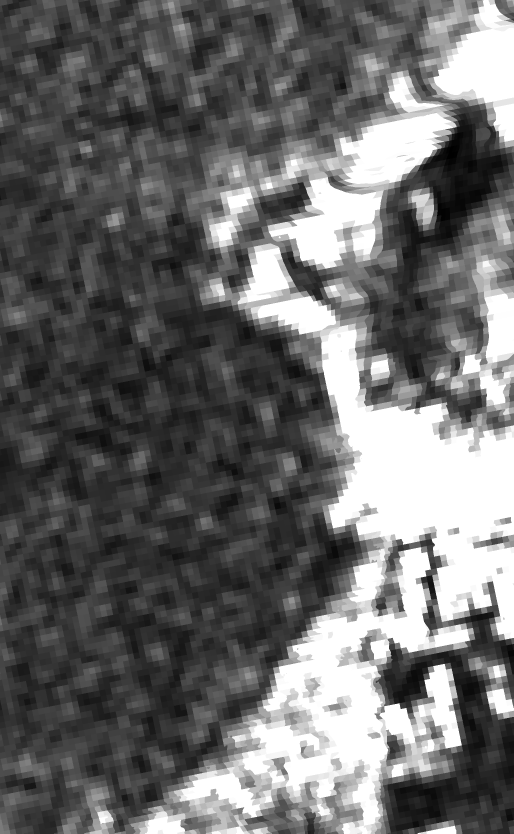
#> input picture CV_GuideThree/raw/2016-06-14-00_00_2016-06-14-23_59_Sentinel-1_EW_VV_VV_-_linear_gamma0.tiff, 1541 x 2500 px (shown at 1/3 size); its folder holds only this picture in this run
$ jupyter execute exercise_one.ipynb
#> lines starting #> are read from the running program, lines starting #| are printed output that depends on the picture; long printed decimals are rounded
[cell 1]
import glob
import os

import cv2
import matplotlib.pyplot as plt
import numpy as np
from scipy.ndimage import uniform_filter

[cell 2]
DRIVE_URL = '/content/drive/MyDrive/radar_base_general_aleman_ramirez'
LOCAL_PATH = os.getcwd()

[cell 3]
def detect_environment():
    try:
        ipython_env = str(get_ipython())

        if 'google.colab' in ipython_env:
            return "Google Colab"
        elif 'zmqshell' in ipython_env:
            return "Jupyter Notebook Local"
        else:
            return "Terminal interactiva de Python"
    except NameError:
        return "Script de Python estándar (.py)"


print(f"Entorno detectado: {detect_environment()}")

[cell 4]
if detect_environment() != "Google Colab":
    BASE = LOCAL_PATH
else:
    BASE = DRIVE_URL
    from google.colab import drive

    drive.mount('/content/drive')

[cell 5]
RAW = os.path.join(BASE, "raw")
SCALED = os.path.join(BASE, "scaled")

os.makedirs(RAW, exist_ok=True)
os.makedirs(SCALED, exist_ok=True)

print("Carpetas listas:")
print("RAW:", RAW)
print("SCALED:", SCALED)

[cell 6]
files = sorted(glob.glob(os.path.join(RAW, "*.tif"))) + sorted(glob.glob(os.path.join(RAW, "*.tiff")))

print("Cantidad de imágenes encontradas:", len(files))
for i, a in enumerate(files, start=1):
    print(f"{i}. {os.path.basename(a)}")

[cell 7]
file_test = files[0]
img = cv2.imread(file_test, cv2.IMREAD_UNCHANGED)
#> img is the input picture: shape (2500, 1541, 3) uint16; min 2868, max 65535, mean 29276.3

print("Archivo:", os.path.basename(file_test))
print("Shape:", img.shape)
#| Shape: (2500, 1541, 3)
print("Tipo:", img.dtype)
#| Tipo: uint16
print("Máximo:", np.max(img))
#| Máximo: 65535
print("Promedio:", np.mean(img))
#| Promedio: 29276.262
print("Mínimo:", np.min(img))
#| Mínimo: 2868

[cell 8]
if len(img.shape) == 3:
    img_gray = img[:, :, 0]
else:
    img_gray = img.copy()

print("Shape original:", img.shape)
#| Shape original: (2500, 1541, 3)
print("Shape en una sola banda:", img_gray.shape)
#| Shape en una sola banda: (2500, 1541)
print("Tipo:", img_gray.dtype)
#| Tipo: uint16
print("Máximo:", np.max(img_gray))
#| Máximo: 65535
print("Promedio:", np.mean(img_gray))
#| Promedio: 29276.262
print("Mínimo:", np.min(img_gray))
#| Mínimo: 2868

[cell 9]
plt.figure(figsize=(8, 8))
plt.imshow(img_gray, cmap="gray")
plt.title("Imagen")
plt.axis("off")
plt.show()

[cell 10]
def rescalar_imagen_sar(img_gray):
    """
    Reescala una imagen SAR siguiendo la lógica del repositorio:
    - convierte a float
    - calcula mean * 3 como escala de visualización
    - limita valores altos
    - normaliza a 0-255
    - devuelve uint8
    """
    img2 = img_gray.astype(np.float32)

    escala_display = np.mean(img2) * 3.0
#> escala_display = 87828.8
    minimo = np.min(img2)
#> minimo = 2868

    img2[img2 > escala_display] = escala_display
    img2[img2 < minimo] = 0

    img3 = 255.0 * (img2 / escala_display)
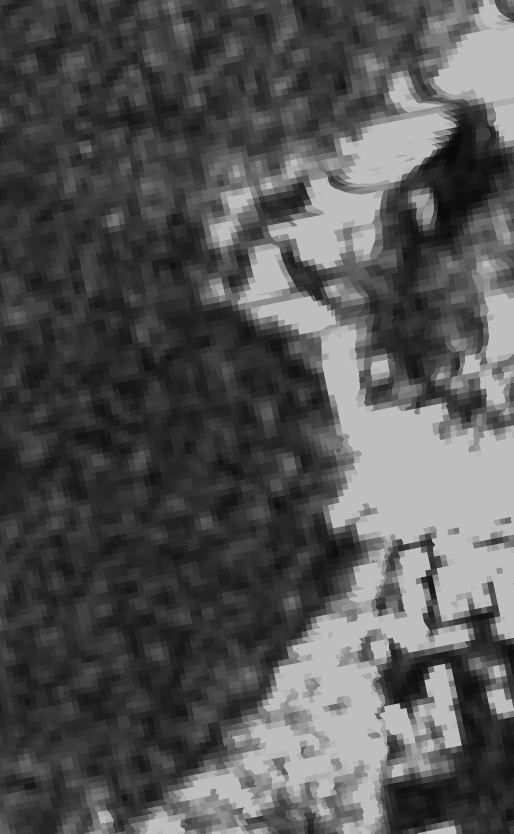
#> img3: shape (2500, 1541) float32 (shown at 1/3 size); min 8.33, max 190.3, mean 85
    img4 = img3.astype(np.uint8)

    return img4, escala_display

[cell 11]
img_scaled, escala_display = rescalar_imagen_sar(img_gray)
#> escala_display = 87828.8

print("Escala de visualización:", escala_display)
#| Escala de visualización: 87828.809
print("Shape reescalada:", img_scaled.shape)
#| Shape reescalada: (2500, 1541)
print("Tipo reescalada:", img_scaled.dtype)
#| Tipo reescalada: uint8
print("Máximo reescalada:", np.max(img_scaled))
#| Máximo reescalada: 190
print("Promedio reescalada:", np.mean(img_scaled))
#| Promedio reescalada: 84.533
print("Mínimo reescalada:", np.min(img_scaled))
#| Mínimo reescalada: 8

[cell 12]
plt.figure(figsize=(14, 6))

plt.subplot(1, 2, 1)
plt.imshow(img_gray, cmap="gray")
plt.title("Original")
plt.axis("off")

plt.subplot(1, 2, 2)
plt.imshow(img_scaled, cmap="gray")
plt.title("Reescalada")
plt.axis("off")

plt.show()
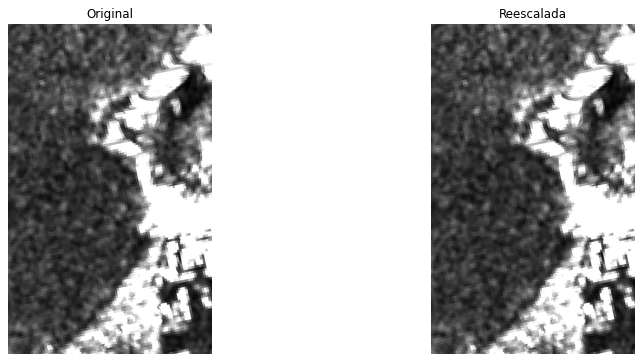
#> figure drawn by matplotlib, 2 panels

[cell 13]
nombre = os.path.basename(file_test)
base_nombre = os.path.splitext(nombre)[0]
ruta_salida = os.path.join(SCALED, base_nombre + "_scaled.tiff")

cv2.imwrite(ruta_salida, img_scaled)
print("Imagen guardada en:", ruta_salida)

[cell 14]
def cargar_una_banda(path):
    img = cv2.imread(path, cv2.IMREAD_UNCHANGED)
    if img is None:
        raise ValueError(f"No se pudo leer: {path}")

    if len(img.shape) == 3:
        img = img[:, :, 0]

    return img


for path in files:
    img_gray = cargar_una_banda(path)
    img_scaled, _ = rescalar_imagen_sar(img_gray)

    nombre = os.path.basename(path)
    base_nombre = os.path.splitext(nombre)[0]
    salida = os.path.join(SCALED, base_nombre + "_scaled.tiff")

    cv2.imwrite(salida, img_scaled)
    print("Guardada:", salida)

[cell 15]
scaled_files = sorted(glob.glob(os.path.join(SCALED, "*_scaled.tiff")))

print("Cantidad de imágenes reescaladas:", len(scaled_files))
for a in scaled_files:
    print(os.path.basename(a))
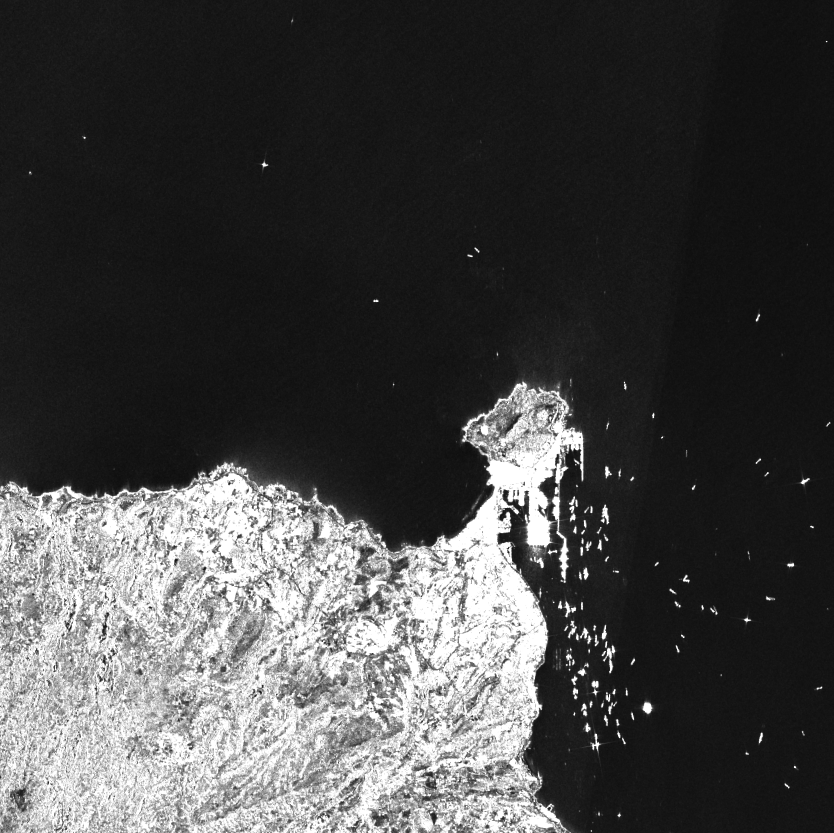
#> input picture CV_GuideThree/scaled/2025-08-01-00_00_2025-08-01-23_59_Sentinel-1_IW_VV_-_linear_gamma0_scaled.tiff, 2500 x 2499 px (shown at 1/3 size)
#> further down, img_scaled is the input picture: shape (2499, 2500); min 0, max 255, mean 69.8
#| Shape: (2499, 2500)
#| Tipo: uint8
#| Max: 255
#| Mean: 69.840
#| Min: 0

[cell 16]
FILTERED = os.path.join(BASE, "filtered")
os.makedirs(FILTERED, exist_ok=True)

print("Carpeta de filtradas:", FILTERED)

[cell 17]
def lee_filter(img, size=7):
    """
    Filtro Lee para reducir speckle en imágenes SAR.
    img: imagen 2D en escala de grises
    size: tamaño de ventana local
    """
#> called with size = 7
    img = img.astype(np.float32)
#> img: shape (2499, 2500) float32

    media_local = uniform_filter(img, size=size)
    media_cuadrado_local = uniform_filter(img ** 2, size=size)
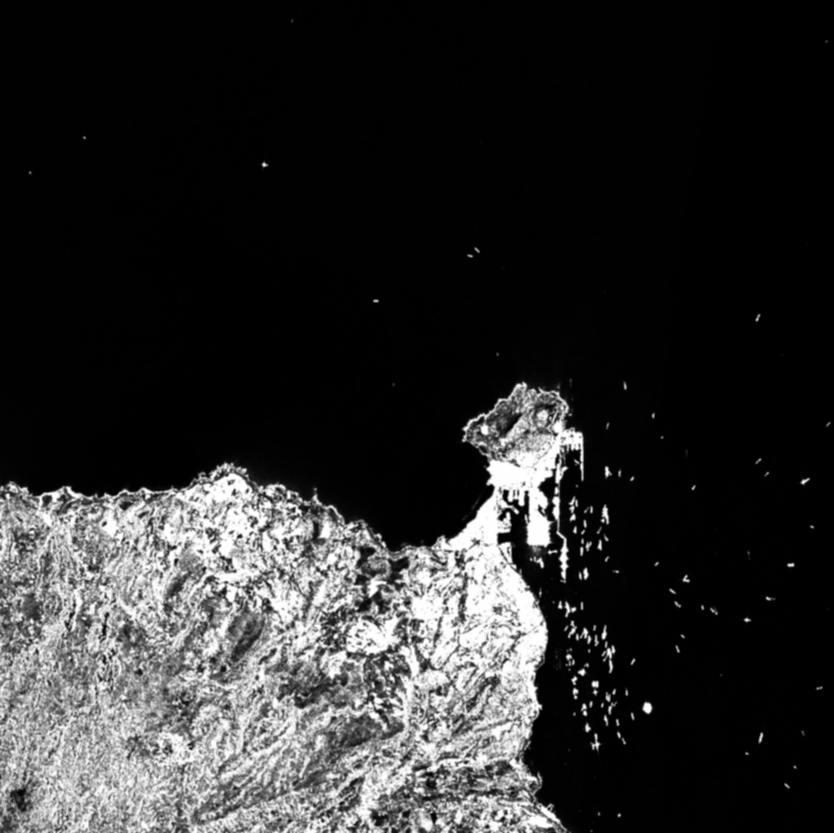
#> media_cuadrado_local: shape (2499, 2500) float32 (shown at 1/3 size); min 199.4, max 65025, mean 11772; drawn with min black and max white
    varianza_local = media_cuadrado_local - media_local ** 2
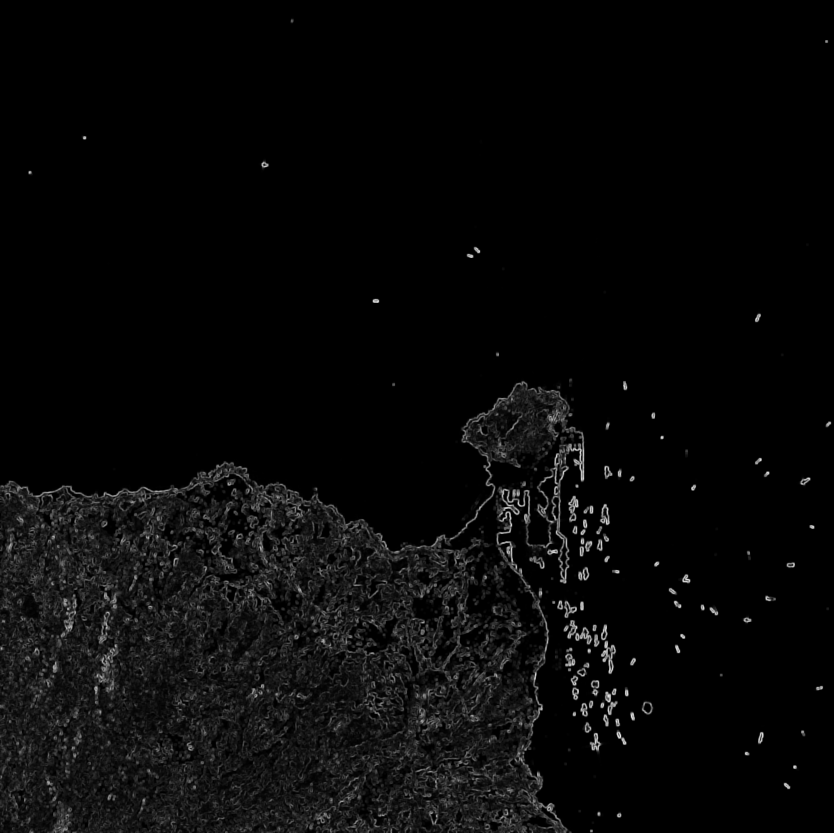
#> varianza_local: shape (2499, 2500) float32 (shown at 1/3 size); min 0, max 12557.4, mean 440.6; drawn with min black and max white

    varianza_global = np.var(img)
#> varianza_global = 6894.4

    peso = varianza_local / (varianza_local + varianza_global + 1e-8)
    img_filtrada = media_local + peso * (img - media_local)

    img_filtrada = np.clip(img_filtrada, 0, 255).astype(np.uint8)
    return img_filtrada

[cell 18]
scaled_files = sorted(glob.glob(os.path.join(SCALED, "*_scaled.tiff")))

archivo_prueba = scaled_files[0]
img_scaled = cv2.imread(archivo_prueba, cv2.IMREAD_UNCHANGED)

if len(img_scaled.shape) == 3:
    img_scaled = img_scaled[:, :, 0]

print("Archivo de prueba:", os.path.basename(archivo_prueba))
print("Shape:", img_scaled.shape)
print("Tipo:", img_scaled.dtype)
print("Max:", np.max(img_scaled))
print("Mean:", np.mean(img_scaled))
print("Min:", np.min(img_scaled))

[cell 19]
img_lee = lee_filter(img_scaled, size=7)

print("Imagen filtrada")
print("Shape:", img_lee.shape)
#| Shape: (2499, 2500)
print("Tipo:", img_lee.dtype)
#| Tipo: uint8
print("Max:", np.max(img_lee))
#| Max: 255
print("Mean:", np.mean(img_lee))
#| Mean: 69.340
print("Min:", np.min(img_lee))
#| Min: 14

[cell 20]
plt.figure(figsize=(14, 6))

plt.subplot(1, 2, 1)
plt.imshow(img_scaled, cmap="gray")
plt.title("Reescalada sin filtrar")
plt.axis("off")

plt.subplot(1, 2, 2)
plt.imshow(img_lee, cmap="gray")
plt.title("Filtrada con Lee")
plt.axis("off")

plt.show()

[cell 21]
y1, y2 = 700, 1400
x1, x2 = 350, 1100

roi_original = img_scaled[y1:y2, x1:x2]
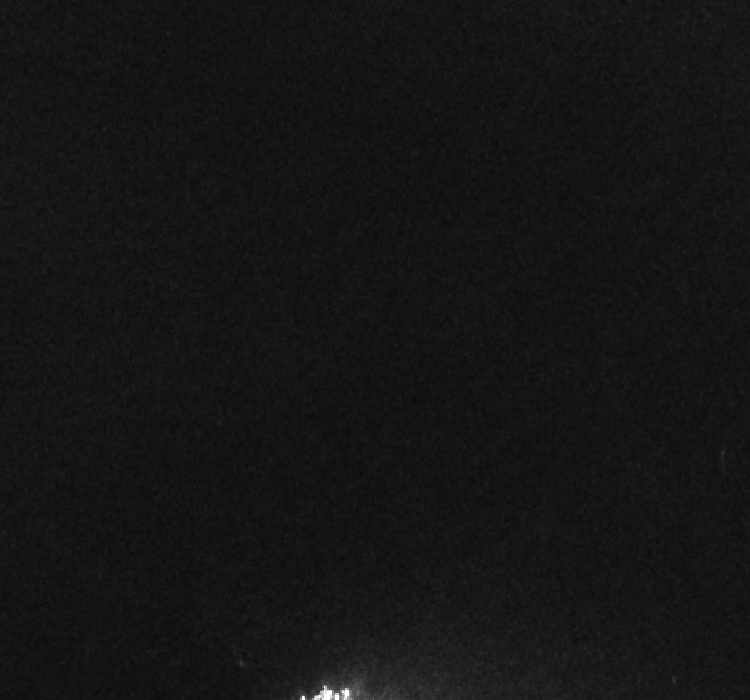
#> roi_original: shape (700, 750); min 12, max 255, mean 21.1
roi_filtrada = img_lee[y1:y2, x1:x2]

plt.figure(figsize=(14, 6))

plt.subplot(1, 2, 1)
plt.imshow(roi_original, cmap="gray")
plt.title("Zoom - sin filtrar")
plt.axis("off")

plt.subplot(1, 2, 2)
plt.imshow(roi_filtrada, cmap="gray")
plt.title("Zoom - filtrada")
plt.axis("off")

plt.show()

[cell 22]
print("Desviación estándar antes:", np.std(img_scaled))
#| Desviación estándar antes: 83.033
print("Desviación estándar después:", np.std(img_lee))
#| Desviación estándar después: 80.714

[cell 23]
nombre = os.path.basename(archivo_prueba)
base_nombre = os.path.splitext(nombre)[0]
ruta_salida = os.path.join(FILTERED, base_nombre + "_lee.tiff")

cv2.imwrite(ruta_salida, img_lee)
print("Imagen filtrada guardada en:", ruta_salida)

[cell 24]
for path in scaled_files:
    img = cv2.imread(path, cv2.IMREAD_UNCHANGED)

    if len(img.shape) == 3:
        img = img[:, :, 0]

    img_filtrada = lee_filter(img, size=7)

    nombre = os.path.basename(path)
    base_nombre = os.path.splitext(nombre)[0]
    salida = os.path.join(FILTERED, base_nombre + "_lee.tiff")

    cv2.imwrite(salida, img_filtrada)
    print("Guardada:", salida)

[cell 25]
filtered_files = sorted(glob.glob(os.path.join(FILTERED, "*_lee.tiff")))

print("Cantidad de imágenes filtradas:", len(filtered_files))
for a in filtered_files:
    print(os.path.basename(a))

[cell 26]
import os
import cv2
import numpy as np
import matplotlib.pyplot as plt

nombre_base = "2025-08-01-00_00_2025-08-01-23_59_Sentinel-1_IW_VV_-_linear_gamma0"

ruta_unfiltered = os.path.join(SCALED, nombre_base + "_scaled.tiff")
ruta_filtered = os.path.join(FILTERED, nombre_base + "_scaled_lee.tiff")

img_unfiltered = cv2.imread(ruta_unfiltered, cv2.IMREAD_UNCHANGED)
img_filtered = cv2.imread(ruta_filtered, cv2.IMREAD_UNCHANGED)

if len(img_unfiltered.shape) == 3:
    img_unfiltered = img_unfiltered[:, :, 0]

if len(img_filtered.shape) == 3:
    img_filtered = img_filtered[:, :, 0]

print("Sin filtrar:", img_unfiltered.shape, img_unfiltered.dtype)
#| Sin filtrar: (2499, 2500) uint8
print("Filtrada:", img_filtered.shape, img_filtered.dtype)
#| Filtrada: (2499, 2500) uint8

[cell 27]
plt.figure(figsize=(14, 6))

plt.subplot(1, 2, 1)
plt.imshow(img_unfiltered, cmap="gray")
plt.title("Imagen reescalada sin filtrar")
plt.axis("off")

plt.subplot(1, 2, 2)
plt.imshow(img_filtered, cmap="gray")
plt.title("Imagen filtrada con Lee")
plt.axis("off")

plt.show()

[cell 28]
rois = {
    # ROI 1: El Puerto y La Isleta (Alto contraste)
    # Captura la zona urbana brillante, las estructuras metálicas del muelle y agua.
    "ROI_1": (1200, 1712, 1400, 1912),

    # ROI 2: Mar abierto y Barcos (Análisis de ruido y detección)
    # Captura la esquina inferior derecha donde hay muchos barcos (puntos brillantes) sobre fondo oscuro.
    "ROI_2": (1700, 2212, 1750, 2262),

    # ROI 3: Costa y Montaña (Texturas y segmentación)
    # Captura la línea de costa en la parte inferior izquierda, ideal para ver cómo el K-Means separa agua de tierra.
    "ROI_3": (1600, 2112, 200, 712)
}

[cell 29]
for nombre, (y1, y2, x1, x2) in rois.items():
    roi_unf = img_unfiltered[y1:y2, x1:x2]
    roi_flt = img_filtered[y1:y2, x1:x2]

    plt.figure(figsize=(12, 5))

    plt.subplot(1, 2, 1)
    plt.imshow(roi_unf, cmap="gray")
    plt.title(f"{nombre} - sin filtrar")
    plt.axis("off")

    plt.subplot(1, 2, 2)
    plt.imshow(roi_flt, cmap="gray")
    plt.title(f"{nombre} - filtrada")
    plt.axis("off")

    plt.show()
#> this loop made 3 passes
#> pass 1, `roi_unf = img_unfiltered[y1:y2, x1:x2]`:
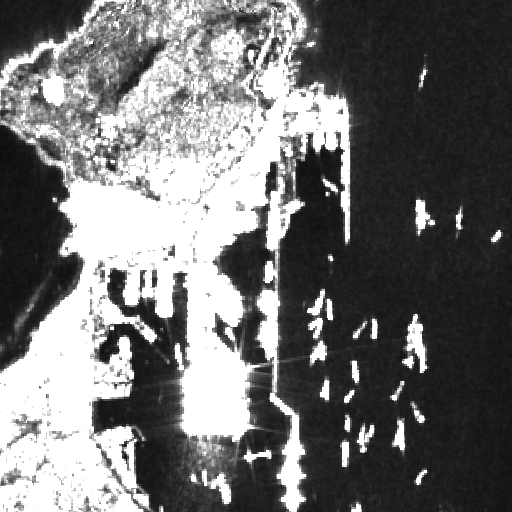
#> roi_unf: shape (512, 512); min 12, max 255, mean 113.4
#> pass 1, `roi_flt = img_filtered[y1:y2, x1:x2]`:
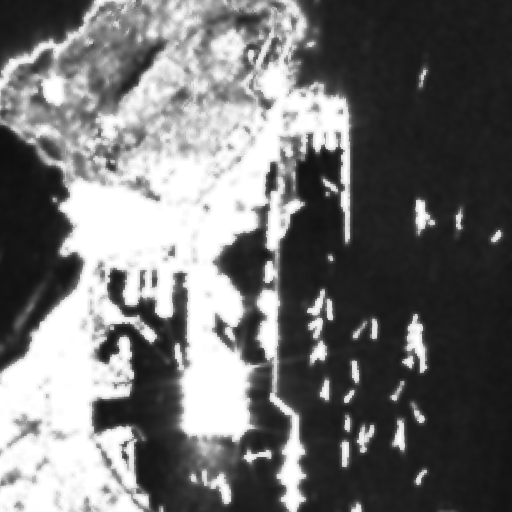
#> roi_flt: shape (512, 512); min 14, max 255, mean 113

[cell 30]
for nombre, (y1, y2, x1, x2) in rois.items():
    roi_unf = img_unfiltered[y1:y2, x1:x2]
    roi_flt = img_filtered[y1:y2, x1:x2]

    print(f"\n{nombre}")
    print("  Sin filtrar -> media:", np.mean(roi_unf), "std:", np.std(roi_unf))
    print("  Filtrada    -> media:", np.mean(roi_flt), "std:", np.std(roi_flt))
#> this loop made 3 passes
#|   Sin filtrar -> media: 113.375 std: 97.838
#|   Filtrada    -> media: 113.007 std: 93.735
#|   Sin filtrar -> media: 29.063 std: 35.915
#|   Filtrada    -> media: 28.661 std: 32.601
#|   Sin filtrar -> media: 193.422 std: 54.055
#|   Filtrada    -> media: 192.812 std: 40.390
#> pass 3, `roi_unf = img_unfiltered[y1:y2, x1:x2]`:
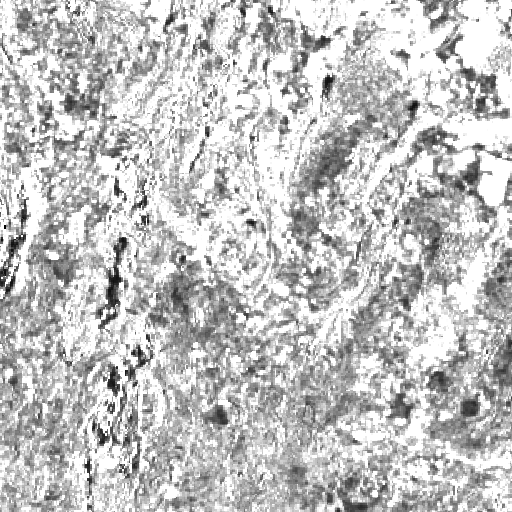
#> roi_unf: shape (512, 512); min 0, max 255, mean 193.4
#> pass 3, `roi_flt = img_filtered[y1:y2, x1:x2]`:
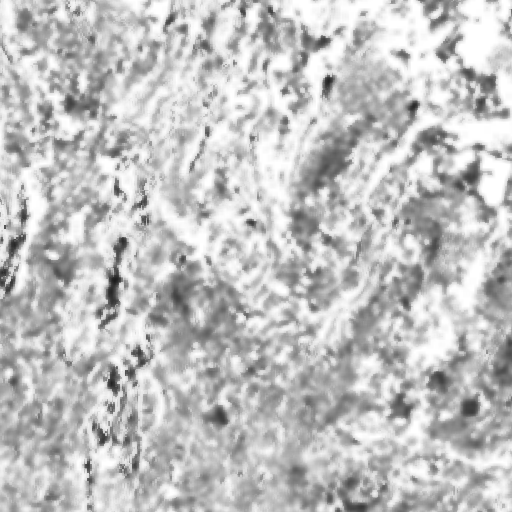
#> roi_flt: shape (512, 512); min 27, max 255, mean 192.8

[cell 31]
img_marked = cv2.cvtColor(img_unfiltered, cv2.COLOR_GRAY2BGR)

for nombre, (y1, y2, x1, x2) in rois.items():
    cv2.rectangle(img_marked, (x1, y1), (x2, y2), (255, 255, 255), 3)

plt.figure(figsize=(8, 10))
plt.imshow(cv2.cvtColor(img_marked, cv2.COLOR_BGR2RGB))
plt.title("Regiones de interés seleccionadas")
plt.axis("off")
plt.show()
